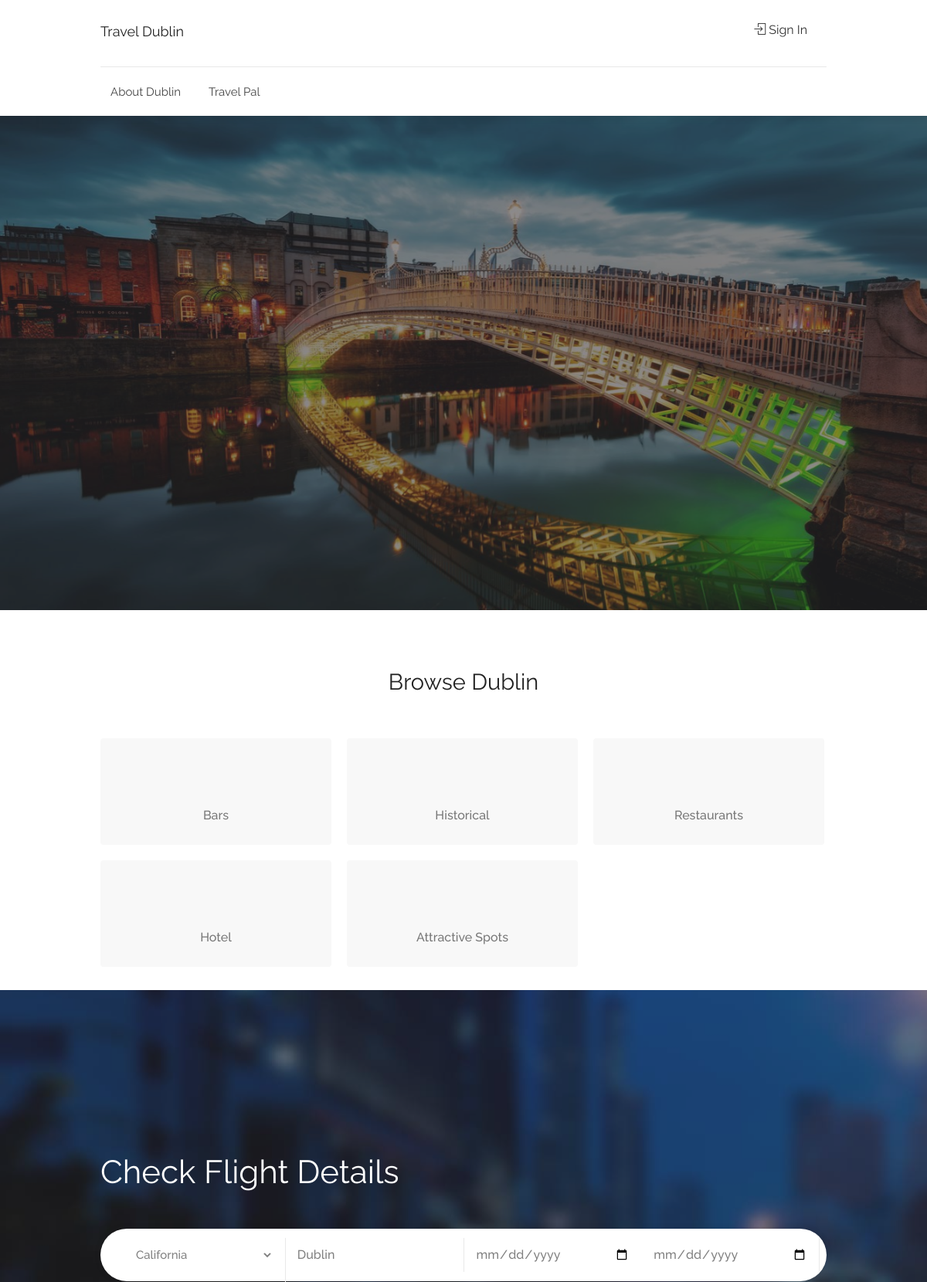
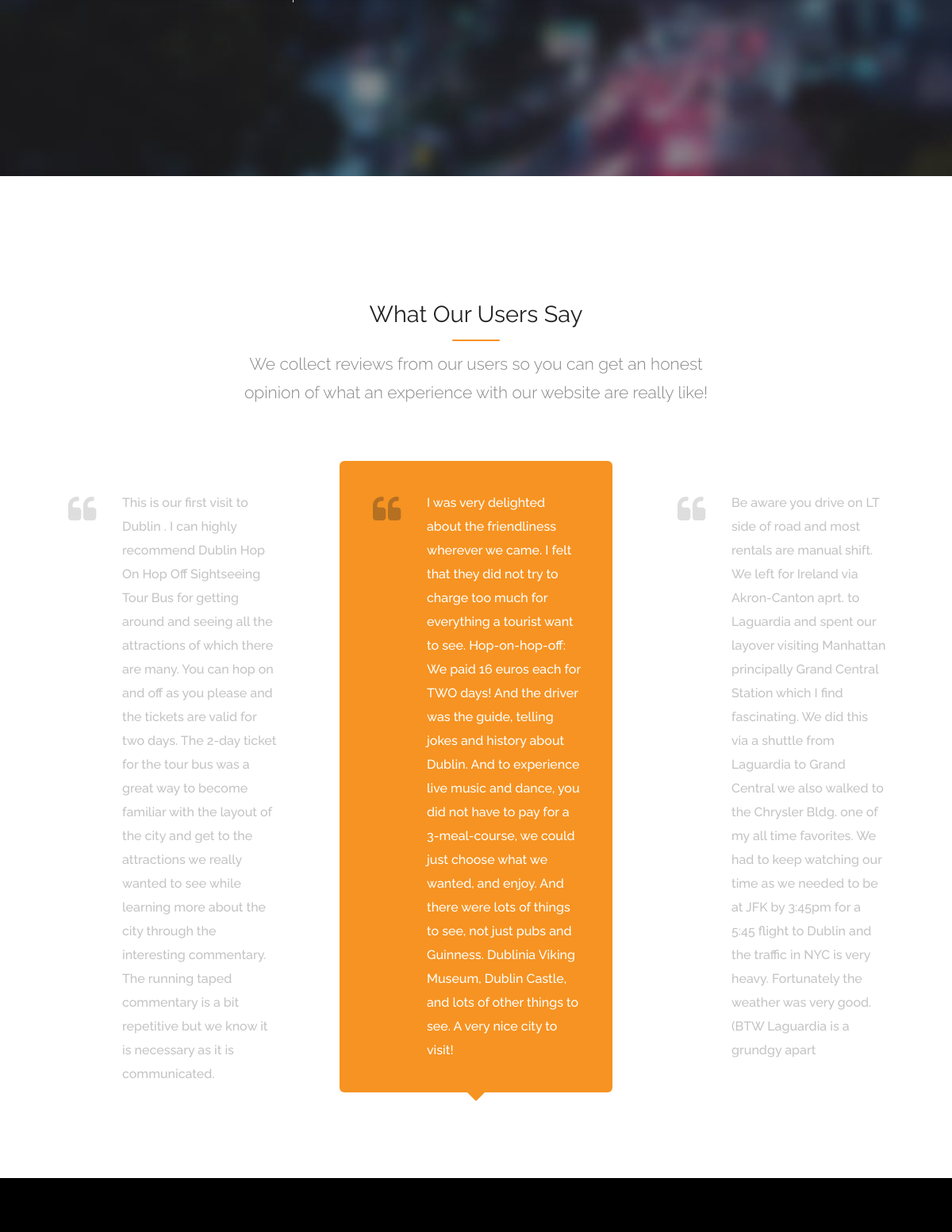
The page / (upper part) on the database its author committed (2 pictures, top to bottom).
### tables this page shows
CREATE TABLE `reviews` (
  `id` int(11) NOT NULL,
  `place_id` int(11) NOT NULL,
  `name` varchar(255) NOT NULL,
  `detail` text NOT NULL,
  `status` int(11) DEFAULT 0,
  `type` varchar(20) NOT NULL,
  `user_id` varchar(255) DEFAULT NULL
);

### index.php (the view, shortened to what this page needs)
<!DOCTYPE html>
<head>
    <link rel="stylesheet" href="css/style.css">
    <link rel="stylesheet" href="css/main-color.css" id="colors">
</head>
<body>
<div id="wrapper">
    <header id="header-container">
        <div id="header">
            <div class="container">
                <div class="left-side">
                    <div id="logo">
                        <a href="index.php"><h4>Travel Dublin</h4></a>
                    </div>
                    <nav id="navigation" class="style-1">
                        <ul id="responsive">
                            <li><a  href="about.php">About Dublin</a></li>
                            <?php
                            if(isset($userid)) { ?>
                                <li><a href="findpal.php">Travel Pal</a></li>
                            <?php
                            }
                            else{?>
                                <li><a onclick="alert('You need to login first!!')" href="#">Travel Pal</a></li>
                            <?php
                            }
                            ?>
                        </ul>
                    </nav>
                    <div class="clearfix"></div>
                </div>
                <?php
                if(isset($userid)){
                ?>
                <div class="right-side">
                    <div class="header-widget">
                        <div class="user-menu">
                            <div class="user-name"><?php echo $username;?></div>
                            <ul>
                                <li><a href="dashboard.php">Dashboard</a></li>
                                <li><a href="logout.php"><i class="sl sl-icon-power"></i>Logout</a></li>
                            </ul>
                        </div>
                    </div>
                </div>
                <?php
                }
                else{
                ?>
                <div class="right-side">
                    <div class="header-widget">
                        <a href="#sign-in-dialog" class="sign-in popup-with-zoom-anim"><i class="sl sl-icon-login"></i>Sign In</a>
                    </div>
                </div>
                <?php
                }
                ?>
                                <?php
                                include('includes/connection.php');
                                ?>
            </div>
        </div>
    </header>
    <?php
    $departures=[];
    $sql = "SELECT * from flight_schedule";
    $result = $conn->query($sql);
    if ($result->num_rows > 0) {
        while ($row = $result->fetch_assoc()) {
            $departures[] = $row["departure"];
        }
    }
    $departuress  = array_unique($departures, SORT_REGULAR);
    $departure =  array_values(array_filter($departuress));
    ?>
    <div id="rev_slider_4_1_wrapper" class="rev_slider_wrapper fullwidthbanner-container" data-alias="classicslider1" style="margin:0px auto;background-color:transparent;padding:0px;margin-top:0px;margin-bottom:0px;">
        <div id="rev_slider_4_1" class="rev_slider home fullwidthabanner" style="display:none;" data-version="5.0.7">
            <ul>
                <li data-index="rs-2" data-transition="fade" data-slotamount="default"  data-easein="Power4.easeInOut" data-easeout="Power4.easeInOut" data-masterspeed="1000"  data-rotate="0"  data-fstransition="fade" data-fsmasterspeed="800" data-fsslotamount="7" data-saveperformance="off">
                </li>
            </ul>
        </div>
    </div>
    <div class="container">
        <div class="row">
            <div class="col-md-12">
                <h3 class="headline centered margin-top-75">
                    Browse Dublin
                </h3>
            </div>
        </div>
    </div>
    <div class="container">
        <div class="row">
            <div class="col-md-12">
                <div class="categories-boxes-container margin-top-5 margin-bottom-30 centered-content" >
                    <a href="bars.php?category=bars" class="category-small-box">
                        <i class="im im-icon-Hotel"></i>
                        <h4>Bars</h4>
                    </a>
                    <a href="bars.php?category=historical" class="category-small-box">
                        <i class="im im-icon-City-Hall"></i>
                        <h4>Historical</h4>
                    </a>
                    <a href="bars.php?category=Restaurants" class="category-small-box">
                        <i class="im im-icon-City-Hall"></i>
                        <h4>Restaurants</h4>
                    </a>
                    <a href="bars.php?category=Hotel" class="category-small-box">
                        <i class="im im-icon-City-Hall"></i>
                        <h4>Hotel</h4>
                    </a>
                    <a href="bars.php?category=Attractive Spots" class="category-small-box">
                        <i class="im im-icon-City-Hall"></i>
                        <h4>Attractive Spots</h4>
                    </a>
                </div>
            </div>
        </div>
    </div>
    <div class="main-search-container dark-overlay">
        <div class="main-search-inner">
            <div class="container">
                <div class="row">
                    <div class="col-md-12">
                        <h2>Check Flight Details</h2>
                        <div class="main-search-input">
                            <div class="main-search-input-item location">
                                <div id="autocomplete-container">
                                    <select onchange="dothis()" id="departure">
                                        <?php
                                        for($i=0;$i<count($departure);$i++) {?>
                                            <option value="<?php echo $departure[$i] ?>" ><?php echo $departure[$i] ?></option>
                                            <?php
                                        }
                                        ?>
                                    </select>
                                </div>
                            </div>
                            <div class="main-search-input-item location">
                                <div id="autocomplete-container">
                                    <input disabled onkeyup="dothis()"  name="arrival" id="arrival" value="Dublin" type="text" placeholder="Arrival">
                                </div>
                            </div>
                            <div class="main-search-input-item">
                                <div id="autocomplete-container">
                                    <input onchange="dothis()" placeholder="From" name="date"  id="date" type="date" >
                                </div>
                            </div>
                            <div class="main-search-input-item">
                                <div id="autocomplete-container">
                                    <input onchange="dothis()"  name="returndate"  id="returndate" type="date">
                                </div>
                            </div>
                        </div>
                    </div>
                </div>
            </div>
        </div>
        <div class="video-container">
            <video poster="images/main-search-video-poster.jpg" loop autoplay muted>
                <source src="images/main-search-video.mp4" type="video/mp4">
            </video>
        </div>
    </div>
    <br><br><br>
    <section class="fullwidth padding-top-75 padding-bottom-30" data-background-color="#fff">
        <div class="container">
            <div class="row">
                <div class="col-md-8 col-md-offset-2">
                    <h3 class="headline centered headline-extra-spacing">
                        <strong class="headline-with-separator">What Our Users Say</strong>
                        <span class="margin-top-25">We collect reviews from our users so you can get an honest opinion of what an experience with our website are really like!</span>
                    </h3>
                </div>
            </div>
        </div>
        <div class="fullwidth-carousel-container margin-top-20 no-dots">
            <div class="testimonial-carousel testimonials">
                <?php
                      $sql = "SELECT * from reviews where  status=1 && type='dublin'";
                      $result = $conn->query($sql);
                      if ($result->num_rows > 0) {
                         while ($row = $result->fetch_assoc()) {
                             $review=$row['detail'];
                ?>
                <div class="fw-carousel-review">
                    <div class="testimonial-box">
                        <div class="testimonial"><?php echo $review?></div>
                    </div>
                </div>
                <?php
                     }
                }
            ?>
            </div>
        </div>
    </section>
    <?php
    include 'footer.php';
    ?>
</div>
</body>
</html>

### css/main-color.css (style rules this page uses)
.comment-by-listing a:hover, .browse-all-user-listings a i, .hosted-by-title h4 a:hover, .style-2 .trigger.active a, .style-2 .ui-accordion .ui-accordion-header-active:hover, .style-2 .ui-accordion .ui-accordion-header-active, #posts-nav li a:hover, .plan.featured .listing-badge, .post-content h3 a:hover, .add-review-photos i, .show-more-button i, .listing-details-sidebar li a, .star-rating .rating-counter a:hover, .more-search-options-trigger:after, .header-widget .sign-in:hover, #footer a, #footer .footer-links li a:hover, #navigation.style-1 .current, #navigation.style-1 ul li:hover a, .user-menu.active .user-name:after, .user-menu:hover .user-name:after, .user-menu.active .user-name, .user-menu:hover .user-name, .main-search-input-item.location a:hover, .chosen-container .chosen-results li.highlighted, .input-with-icon.location a i:hover, .sort-by .chosen-container-single .chosen-single div:after, .sort-by .chosen-container-single .chosen-default, .panel-dropdown a:after, .post-content a.read-more, .post-meta li a:hover, .widget-text h5 a:hover, .about-author a, a.button.border.white:hover, .icon-box-2 i, a.button.border, .style-2 .ui-accordion .ui-accordion-header:hover, .style-2 .trigger a:hover , .plan.featured .listing-badges .featured, .list-4 li:before, .list-3 li:before, .list-2 li:before, .list-1 li:before, .info-box h4, .testimonial-carousel .slick-slide.slick-active .testimonial:before, .sign-in-form .tabs-nav li a:hover, .sign-in-form .tabs-nav li.active a, .lost_password:hover a, #top-bar .social-icons li a:hover i, .listing-share .social-icons li a:hover i, .agent .social-icons li a:hover i, #footer .social-icons li a:hover i, .headline span i { color: #F69322; }
.rangeslider__fill, span.blog-item-tag , .testimonial-carousel .slick-slide.slick-active .testimonial-box, .listing-item-container.list-layout span.tag, .tip, .mfp-arrow:hover { background: #F69322; }
.headline-with-separator:after, .listing-item-container.list-layout span.tag, .listing-item-content span.tag, .listing-item-sub-tag span.sub-tag, .transparent-header #header:not(.cloned) #navigation.style-1>ul>li:hover>a, .transparent-header #header:not(.cloned) #navigation.style-1>ul>li>a.current, .transparent-header #header:not(.cloned) .header-widget .button.border:hover, .transparent-header #header:not(.cloned) .header-widget .button:hover { background: #F69322 }
.category-small-box i, .uploadButton .uploadButton-button:before { color: #F69322 }

### rows shown on the page
reviews: detail "I was very delighted about the friendliness wherever we came. I felt that they did not try to charge too much for everything a tourist want to see. Hop-on-hop-off: We paid 16 euros each for TWO days! And the driver was the guide, telling jokes and history about Dublin. And to experience live music and dance, you did not have to pay for a 3-meal-course, we could just choose what we wanted, and enjoy. And there were lots of things to see, not just pubs and Guinness. Dublinia Viking Museum, Dublin Castle, and lots of other things to see. A very nice city to visit!"
reviews: detail "Be aware you drive on LT side of road and most rentals are manual shift. We left for Ireland via Akron-Canton aprt. to Laguardia and spent our layover visiting Manhattan principally Grand Central Station which I find fascinating. We did this via a shuttle from Laguardia to Grand Central we also walked to the Chrysler Bldg. one of my all time favorites. We had to keep watching our time as we needed to be at JFK by 3:45pm for a 5:45 flight to Dublin and the traffic in NYC is very heavy. Fortunately the weather was very good. (BTW Laguardia is a grundgy apart"
reviews: detail "This is our first visit to Dublin . I can highly recommend Dublin Hop On Hop Off Sightseeing Tour Bus for getting around and seeing all the attractions of which there are many. You can hop on and off as you please and the tickets are valid for two days. The 2-day ticket for the tour bus was a great way to become familiar with the layout of the city and get to the attractions we really wanted to see while learning more about the city through the interesting commentary. The running taped commentary is a bit repetitive but we know it is necessary as it is communicated."

### other values the page prints
form field value "California"
